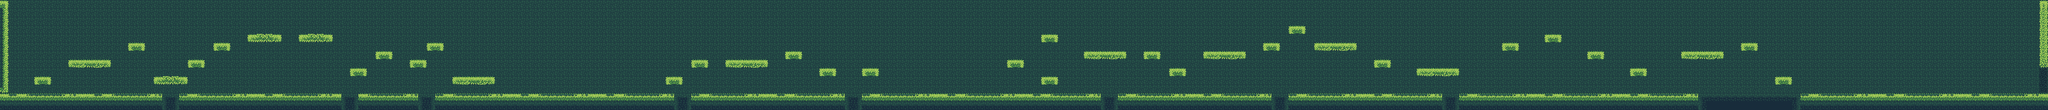

The image is a tile-based game level rendered from a .tmx file. Its description and source (layers, tilesets, objects; grid data summarised) follow:
An orthogonal 240x13 tile map with 16x16 px tiles, 2 tile layers (background, foreground) and 85 objects.

<map version="1.2" tiledversion="1.2.1" orientation="orthogonal" renderorder="right-down" width="240" height="13" tilewidth="16" tileheight="16" infinite="0" nextlayerid="15" nextobjectid="137">
 <tileset firstgid="1" name="jungle tileset" tilewidth="16" tileheight="16" tilecount="741" columns="39">
  <image source="jungle tileset.png" width="624" height="304" />
 </tileset>
 <layer id="7" name="background" width="240" height="13" locked="1">
  <data>[3120 cells, 3120 non-empty, 1 distinct tile ids]</data>
 </layer>
 <layer id="2" name="foreground" width="240" height="13" locked="1">
  <data>[3120 cells, 608 non-empty, 51 distinct tile ids]</data>
 </layer>
 <objectgroup id="5" name="groundObject" locked="1">
  <object id="6" x="0" y="176" width="304" height="32" />
  <object id="7" x="336" y="176" width="304" height="32" />
  <object id="8" x="672" y="176" width="112" height="32" />
  <object id="10" x="816" y="176" width="448" height="32" />
  <object id="11" x="1296" y="176" width="288" height="32" />
  <object id="12" x="1616" y="176" width="448" height="32" />
  <object id="13" x="2096" y="176" width="288" height="32" />
  <object id="14" x="2416" y="176" width="288" height="32" />
  <object id="15" x="2736" y="176" width="448" height="32" />
  <object id="16" x="3376" y="176" width="464" height="32" />
 </objectgroup>
 <objectgroup id="3" name="platforms" locked="1">
  <object id="18" x="64" y="144" width="32" height="16" />
  <object id="19" x="128" y="112" width="80" height="16" />
  <object id="20" x="240" y="80" width="32" height="16" />
  <object id="21" x="288" y="144" width="64" height="16" />
  <object id="22" x="352" y="112" width="32" height="16" />
  <object id="23" x="400" y="80" width="32" height="16" />
  <object id="24" x="464" y="64" width="64" height="16" />
  <object id="25" x="560" y="64" width="64" height="16" />
  <object id="26" x="656" y="128" width="32" height="16" />
  <object id="27" x="704" y="96" width="32" height="16" />
  <object id="28" x="768" y="112" width="32" height="16" />
  <object id="29" x="800" y="80" width="32" height="16" />
  <object id="30" x="848" y="144" width="80" height="16" />
  <object id="31" x="1248" y="144" width="32" height="16" />
  <object id="32" x="1296" y="112" width="32" height="16" />
  <object id="33" x="1360" y="112" width="80" height="16" />
  <object id="34" x="1472" y="96" width="32" height="16" />
  <object id="35" x="1536" y="128" width="32" height="16" />
  <object id="36" x="1616" y="128" width="32" height="16" />
  <object id="37" x="1888" y="112" width="32" height="16" />
  <object id="38" x="1952" y="144" width="32" height="16" />
  <object id="39" x="1952" y="64" width="32" height="16" />
  <object id="40" x="2032" y="96" width="80" height="16" />
  <object id="41" x="2144" y="96" width="32" height="16" />
  <object id="42" x="2192" y="128" width="32" height="16" />
  <object id="43" x="2256" y="96" width="80" height="16" />
  <object id="44" x="2368" y="80" width="32" height="16" />
  <object id="45" x="2416" y="48" width="32" height="16" />
  <object id="46" x="2464" y="80" width="80" height="16" />
  <object id="47" x="2576" y="112" width="32" height="16" />
  <object id="49" x="2656" y="128" width="80" height="16" />
  <object id="50" x="2816" y="80" width="32" height="16" />
  <object id="51" x="2896" y="64" width="32" height="16" />
  <object id="52" x="2976" y="96" width="32" height="16" />
  <object id="53" x="3056" y="128" width="32" height="16" />
  <object id="54" x="3152" y="96" width="80" height="16" />
  <object id="55" x="3264" y="80" width="32" height="16" />
  <object id="56" x="3328" y="144" width="32" height="16" />
  <object id="58" x="3824" y="0" width="16" height="128" />
  <object id="59" x="0" y="0" width="16" height="176" />
 </objectgroup>
 <objectgroup id="11" name="coins" locked="1" />
 <objectgroup id="10" name="levelExit" locked="1">
  <object id="57" x="3824" y="128" width="16" height="48" />
 </objectgroup>
 <objectgroup id="13" name="levelPits">
  <object id="118" x="304" y="208" width="32" />
  <object id="119" x="640" y="208" width="32" />
  <object id="120" x="784" y="208" width="32" />
  <object id="121" x="1264" y="208" width="32" />
  <object id="122" x="1584" y="208" width="32" />
  <object id="123" x="2064" y="208" width="32" />
  <object id="124" x="2384" y="208" width="32" />
  <object id="125" x="2704" y="208" width="32" />
  <object id="127" x="3184" y="204.5" width="192" height="3.5" />
  <object id="129" x="2704" y="204.25" width="32" height="3.75" />
  <object id="130" x="2384" y="204.5" width="32" height="3.5" />
  <object id="131" x="2064" y="204.25" width="32" height="3.5" />
  <object id="132" x="1583.91" y="204.341" width="32" height="3.5" />
  <object id="133" x="1263.91" y="204.25" width="32" height="3.5" />
  <object id="134" x="784" y="204.25" width="32" height="3.5" />
  <object id="135" x="639.636" y="204.341" width="32" height="3.5" />
  <object id="136" x="304.091" y="204.25" width="32" height="3.5" />
 </objectgroup>
 <objectgroup id="14" name="enemySpawn" locked="1">
  <object id="100" x="3680" y="144" width="16" height="32" />
  <object id="101" x="3600" y="144" width="16" height="32" />
  <object id="103" x="160" y="80" width="16" height="32" />
  <object id="104" x="496" y="32" width="16" height="32" />
  <object id="105" x="496" y="144" width="16" height="32" />
  <object id="106" x="1024" y="144" width="16" height="32" />
  <object id="107" x="1312" y="80" width="16" height="32" />
  <object id="108" x="1632" y="96" width="16" height="32" />
  <object id="109" x="1872" y="144" width="16" height="32" />
  <object id="110" x="2096" y="64" width="16" height="32" />
  <object id="111" x="2432" y="16" width="16" height="32" />
  <object id="112" x="2560" y="144" width="16" height="32" />
  <object id="113" x="2912" y="32" width="16" height="32" />
  <object id="114" x="3072" y="96" width="16" height="32" />
  <object id="115" x="3344" y="112" width="16" height="32" />
  <object id="116" x="3472" y="144" width="16" height="32" />
 </objectgroup>
 <objectgroup id="9" name="playerSpawn" locked="1">
  <object id="102" x="32" y="144" width="16" height="32" />
 </objectgroup>
</map>
